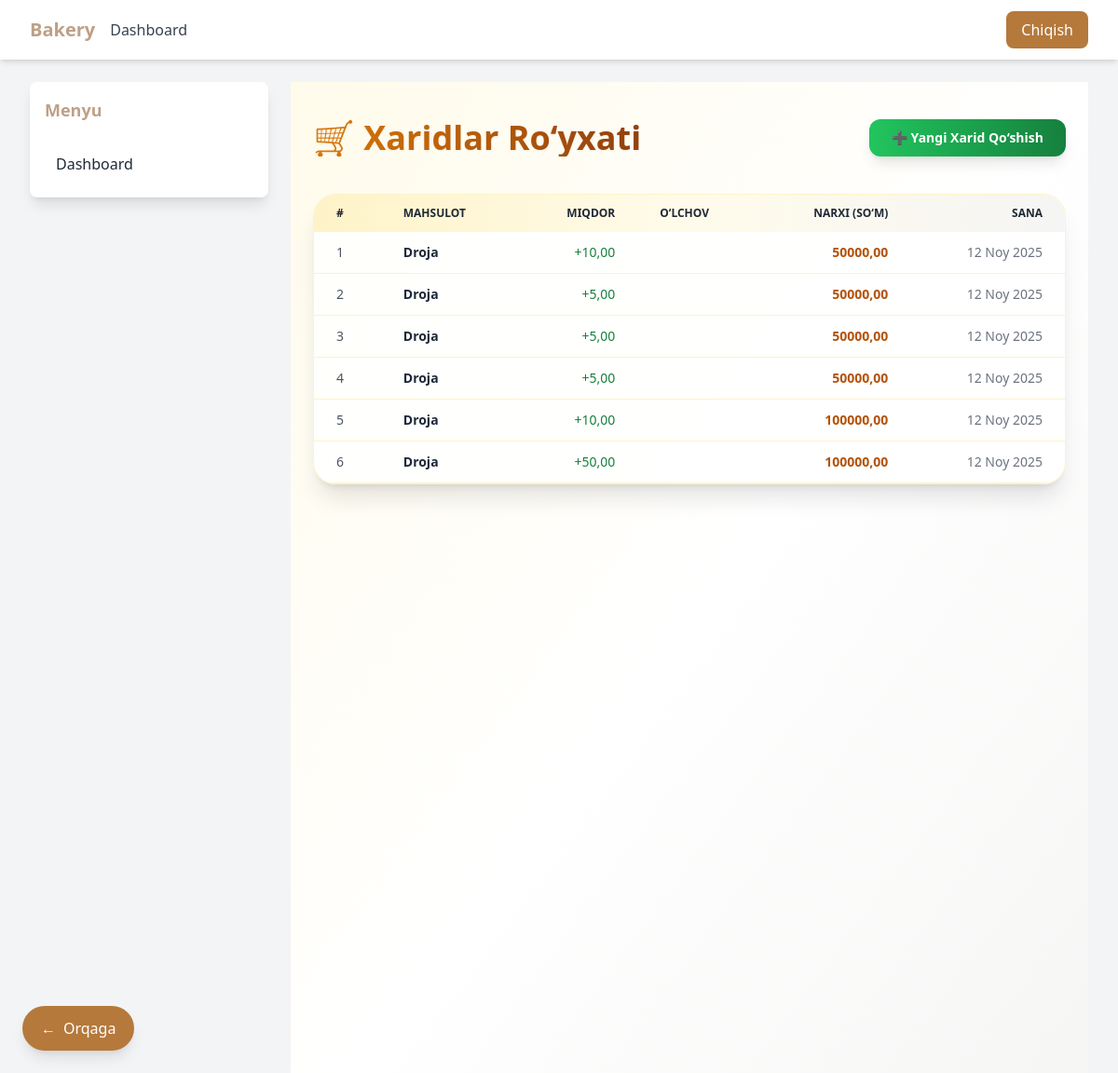
Screenshot of /inventory/purchases/ with the database file from the repository.
### inventory/models.py (models this page shows, shortened)
class Purchase(models.Model):
    ingredient = models.ForeignKey(Ingredient, on_delete=models.CASCADE, related_name='purchases')
    quantity = models.DecimalField(**DECIMAL_KWARGS)
    price = models.DecimalField(max_digits=12, decimal_places=2, null=True, blank=True)
    date = models.DateTimeField(auto_now_add=True)
    note = models.TextField(blank=True)
    class Meta:
        verbose_name = _("Purchase")
        verbose_name_plural = _("Purchases")
        ordering = ['-date']

class Ingredient(models.Model):
    name = models.CharField(max_length=200, unique=True)
    quantity = models.DecimalField(**DECIMAL_KWARGS, default=Decimal('0'))
    unit = models.ForeignKey(Unit, on_delete=models.PROTECT, related_name='ingredients')
    low_stock_threshold = models.DecimalField(
        **DECIMAL_KWARGS,
        default=Decimal('0'),
        help_text=_("Minimum quantity before alert (set by admin)")
    )
    class Meta:
        verbose_name = _("Ingredient")
        verbose_name_plural = _("Ingredients")

### inventory/views.py (the view)
# urls.py: path("purchases/", views.purchase_list, name="purchase_list"),
def purchase_list(request):
    purchases = Purchase.objects.select_related("ingredient", "ingredient__unit").order_by("-date")
    return render(request, "inventory/purchase_list.html", {"purchases": purchases})

### inventory/templates/inventory/purchase_list.html (shortened to what this page needs)
{% extends "base.html" %}
{% block content %}
<div class="min-h-screen bg-gradient-to-br from-amber-50 via-white to-stone-100 py-10 px-6">
  <div class="flex flex-col sm:flex-row sm:items-center sm:justify-between mb-10">
    <h1 class="text-4xl font-extrabold text-transparent bg-clip-text bg-gradient-to-r from-amber-600 to-amber-800 drop-shadow-sm mb-4 sm:mb-0">
    </h1>
    <a href="{% url 'inventory:purchase_create' %}"
       class="bg-gradient-to-r from-green-500 to-green-700 hover:from-green-600 hover:to-green-800 text-white px-6 py-2.5 rounded-xl shadow-lg hover:shadow-xl transition-all transform hover:-translate-y-0.5 text-sm font-semibold">
       ➕ Yangi Xarid Qo‘shish
    </a>
  </div>
  <div class="bg-white/80 backdrop-blur-xl rounded-3xl shadow-xl border border-amber-100 hover:border-amber-200 transition-all overflow-x-auto">
    <table class="w-full text-sm text-left text-gray-700">
      <thead class="bg-gradient-to-r from-amber-100 via-amber-50 to-stone-100 text-gray-800 uppercase text-xs">
        <tr>
          <th class="px-6 py-3">#</th>
          <th class="px-6 py-3">Mahsulot</th>
          <th class="px-6 py-3 text-right">Miqdor</th>
          <th class="px-6 py-3 text-left">O‘lchov</th>
          <th class="px-6 py-3 text-right">Narxi (so‘m)</th>
          <th class="px-6 py-3 text-right">Sana</th>
        </tr>
      </thead>
      <tbody>
        {% for purchase in purchases %}
          <tr class="border-b border-amber-100 hover:bg-amber-50 transition-all">
            <td class="px-6 py-3 font-medium text-gray-600">{{ forloop.counter }}</td>
            <td class="px-6 py-3 font-semibold text-gray-800">{{ purchase.ingredient.name }}</td>
            <td class="px-6 py-3 text-right text-green-700 font-medium">+{{ purchase.quantity|floatformat:2 }}</td>
            <td class="px-6 py-3">{{ purchase.ingredient.unit.abbreviation }}</td>
            <td class="px-6 py-3 text-right text-amber-700 font-semibold">{{ purchase.price|floatformat:2 }}</td>
            <td class="px-6 py-3 text-right text-gray-500">{{ purchase.date|date:"d M Y" }}</td>
          </tr>
        {% empty %}
          <tr>
            <td colspan="6" class="px-6 py-6 text-center text-gray-400 italic">Xaridlar topilmadi.</td>
          </tr>
        {% endfor %}
      </tbody>
    </table>
  </div>
</div>
{% endblock %}

### templates/base.html (style rules this page uses)
html { scroll-behavior: smooth; }
body { max-width: 100%; overflow-x: auto; }
body { padding-top: 64px; }

### rows the page displays
Purchase: ingredient.name "Droja", quantity "10,00", price "50000,00", date "12 Noy 2025"
Purchase: ingredient.name "Droja", quantity "5,00", price "50000,00", date "12 Noy 2025"
Purchase: ingredient.name "Droja", quantity "5,00", price "50000,00", date "12 Noy 2025"
Purchase: ingredient.name "Droja", quantity "5,00", price "50000,00", date "12 Noy 2025"
Purchase: ingredient.name "Droja", quantity "10,00", price "100000,00", date "12 Noy 2025"
Purchase: ingredient.name "Droja", quantity "50,00", price "100000,00", date "12 Noy 2025"
